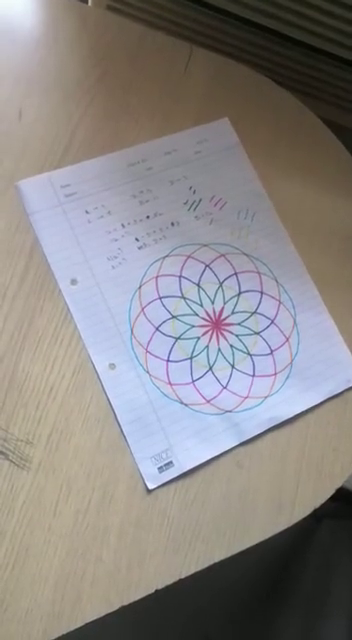
#> input picture frame 46 of Test Inputs/Test.avi, 352 x 640 px, given in place of the camera
$ python LiveFeed.py
#> lines starting #> are read from the running program, lines starting #| are printed output that depends on the picture; after the words box and inside, x2 and y2 are one past the last pixel; in counts of white or black regions, pixels touching at a corner belong together
### DocScanner.py
# ---------------------------------------------------------------------------- #
#                              Importing Packages                              #
# ---------------------------------------------------------------------------- #
from scipy.spatial import distance as dist
from matplotlib.patches import Polygon
import polygon_interacter as poly_i

import numpy as np
import matplotlib.pyplot as plt
import itertools
import math
import cv2
from pylsd.lsd import lsd

import argparse
import os

# ---------------------------------------------------------------------------- #
#                              Main Scanning Class                             #
# ---------------------------------------------------------------------------- #
class DocScanner(object):
    """An Image Scanner"""

    def __init__(self, interactive=False, MIN_QUAD_AREA_RATIO = 0.25, MAX_QUAD_ANGLE_RANGE = 40):
        """ Constructor. Can decide if the scanning has to be interactive or not
        Not Available in web app for now """
        self.interactive = interactive
        self.MIN_QUAD_AREA_RATIO = MIN_QUAD_AREA_RATIO
        self.MAX_QUAD_ANGLE_RANGE = MAX_QUAD_ANGLE_RANGE

    # [40 lines left out: functions filter_corners, angle_between_vectors_degrees, get_angle, angle_range, not called in this run]

    def get_corners(self, img):
        """ Return corners of the document from a Canny edged image as the input """
        lines = lsd(img)

        corners = []
        if lines is not None:
            # Separating out vertical and horizontal lines
            lines = lines.squeeze().astype(np.int32).tolist()
            horizontal_lines_canvas = np.zeros(img.shape, dtype=np.uint8)
            vertical_lines_canvas = np.zeros(img.shape, dtype=np.uint8)
            for line in lines:
                x1, y1, x2, y2, _ = line
                if abs(x2 - x1) > abs(y2 - y1):
                    (x1, y1), (x2, y2) = sorted(((x1, y1), (x2, y2)), key=lambda pt: pt[0])
                    cv2.line(horizontal_lines_canvas, (max(x1 - 5, 0), y1), (min(x2 + 5, img.shape[1] - 1), y2), 255, 2)
                else:
                    (x1, y1), (x2, y2) = sorted(((x1, y1), (x2, y2)), key=lambda pt: pt[1])
                    cv2.line(vertical_lines_canvas, (x1, max(y1 - 5, 0)), (x2, min(y2 + 5, img.shape[0] - 1)), 255, 2)

            lines = []

            # Finding the horizontal lines
            (contours, hierarchy) = cv2.findContours(horizontal_lines_canvas, cv2.RETR_EXTERNAL, cv2.CHAIN_APPROX_NONE)
            contours = sorted(contours, key=lambda c: cv2.arcLength(c, True), reverse=True)[:2]
            horizontal_lines_canvas = np.zeros(img.shape, dtype=np.uint8)
            for contour in contours:
                contour = contour.reshape((contour.shape[0], contour.shape[2]))
                min_x = np.amin(contour[:, 0], axis=0) + 2
                max_x = np.amax(contour[:, 0], axis=0) - 2
                left_y = int(np.average(contour[contour[:, 0] == min_x][:, 1]))
                right_y = int(np.average(contour[contour[:, 0] == max_x][:, 1]))
                lines.append((min_x, left_y, max_x, right_y))
                cv2.line(horizontal_lines_canvas, (min_x, left_y), (max_x, right_y), 1, 1)
                corners.append((min_x, left_y))
                corners.append((max_x, right_y))

            # Finding the vertical lines
            (contours, hierarchy) = cv2.findContours(vertical_lines_canvas, cv2.RETR_EXTERNAL, cv2.CHAIN_APPROX_NONE)
            contours = sorted(contours, key=lambda c: cv2.arcLength(c, True), reverse=True)[:2]
            vertical_lines_canvas = np.zeros(img.shape, dtype=np.uint8)
            for contour in contours:
                contour = contour.reshape((contour.shape[0], contour.shape[2]))
                min_y = np.amin(contour[:, 1], axis=0) + 2
                max_y = np.amax(contour[:, 1], axis=0) - 2
                top_x = int(np.average(contour[contour[:, 1] == min_y][:, 0]))
                bottom_x = int(np.average(contour[contour[:, 1] == max_y][:, 0]))
                lines.append((top_x, min_y, bottom_x, max_y))
                cv2.line(vertical_lines_canvas, (top_x, min_y), (bottom_x, max_y), 1, 1)
                corners.append((top_x, min_y))
                corners.append((bottom_x, max_y))

            # Finding final corners
            corners_y, corners_x = np.where(horizontal_lines_canvas + vertical_lines_canvas == 2)
            corners += zip(corners_x, corners_y)

        # Remove corners which are too close to each other
        corners = self.filter_corners(corners)
        return corners

    # [20 lines left out: functions is_valid_contour, order_points, not called in this run]

    def get_contour(self, rescaled_image):
        """ Returns a numpy array of shape (4, 2) containing the vertices of the four corners
        of the document in the image. """

        # Constants
        MORPH = 9; CANNY = 84; HOUGH = 25
        IM_HEIGHT, IM_WIDTH, _ = rescaled_image.shape

        # Converting the image to grayscale and blurring it
        gray = cv2.cvtColor(rescaled_image, cv2.COLOR_BGR2GRAY)
        gray = cv2.GaussianBlur(gray, (7,7), 0)

        # Dilating the image a bit.
        kernel = cv2.getStructuringElement(cv2.MORPH_RECT,(MORPH,MORPH))
        dilated = cv2.morphologyEx(gray, cv2.MORPH_CLOSE, kernel)

        # Finding edges using Canny Algorithm
        edged = cv2.Canny(dilated, 0, CANNY)
        test_corners = self.get_corners(edged)

        approx_contours = []
        if len(test_corners) >= 4:
            quads = []

            for quad in itertools.combinations(test_corners, 4):
                points = np.array(quad)
                points = self.order_points(points)
                points = np.array([[p] for p in points], dtype = "int32")
                quads.append(points)

            # Getting the top 5 contours by their area
            quads = sorted(quads, key=cv2.contourArea, reverse=True)[:5]
            quads = sorted(quads, key=self.angle_range)

            approx = quads[0]
            if self.is_valid_contour(approx, IM_WIDTH, IM_HEIGHT):
                approx_contours.append(approx)

            # [10 lines of commented-out code are left out]
        (cnts, hierarchy) = cv2.findContours(edged.copy(), cv2.RETR_EXTERNAL, cv2.CHAIN_APPROX_SIMPLE)
        cnts = sorted(cnts, key=cv2.contourArea, reverse=True)[:5]

        for c in cnts:
            approx = cv2.approxPolyDP(c, 80, True)
            if self.is_valid_contour(approx, IM_WIDTH, IM_HEIGHT):
                approx_contours.append(approx)
                break

        # If no valid contours found, use the whole image.
        if not approx_contours:
            TOP_RIGHT = (IM_WIDTH, 0)
            BOTTOM_RIGHT = (IM_WIDTH, IM_HEIGHT)
            BOTTOM_LEFT = (0, IM_HEIGHT)
            TOP_LEFT = (0, 0)
            screenCnt = np.array([[TOP_RIGHT], [BOTTOM_RIGHT], [BOTTOM_LEFT], [TOP_LEFT]])

        else:
            screenCnt = max(approx_contours, key=cv2.contourArea)

        return screenCnt.reshape(4, 2)

    # --------------------------- Experimental Feature --------------------------- #
    # [39 lines left out: functions interactive_get_contour, four_point_transform, not called in this run]

### LiveFeed.py
# ---------------------------- Importing Packages ---------------------------- #
from scipy.spatial import distance as dist
from matplotlib.patches import Polygon
import polygon_interacter as poly_i
from DocScanner import DocScanner

import numpy as np
import matplotlib.pyplot as plt
import itertools
import math
import cv2
from pylsd.lsd import lsd

import argparse
import os


# --------------------- Images Stacking Utility Function --------------------- #
# [30 lines left out: function stackImages, not called in this run]

# ------------------------- Main Running Of The Code ------------------------- #
# Setting a fixed resolution of the image
widthImg = 1200
heightImg = 675

cap = cv2.VideoCapture(1)
cap.set(10,150)

interactive = int(input('Do you want it to be interactive? (1/0): '))
#> the answer given: 1
docCap = DocScanner(interactive = interactive)

while True:
    success, img = cap.read()
#> img is the input picture: shape (640, 352, 3); mean B, G, R 132.7, 133.7, 137.4
    img = cv2.resize(img, (widthImg, heightImg))
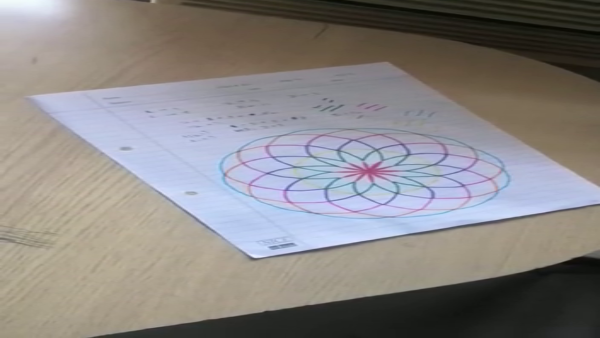
#> img: shape (675, 1200, 3) (shown at 1/2 size); mean B, G, R 132.6, 133.6, 137.3

    # Finding Contours
    screenCnt = docCap.get_contour(img)
#> in get_contour, `gray = cv2.cvtColor(rescaled_image, cv2.COLOR_BGR2GRAY)`:
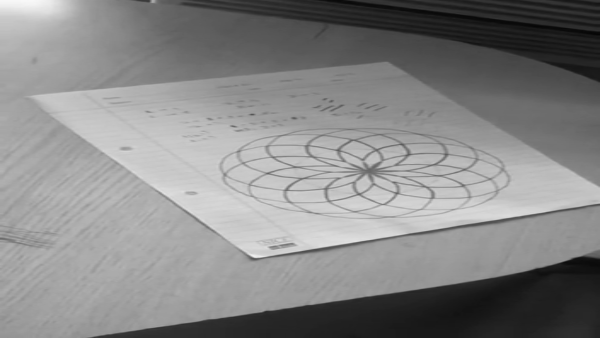
#> gray: shape (675, 1200) (shown at 1/2 size); min 4, max 249, mean 134.6
#> in get_contour, `dilated = cv2.morphologyEx(gray, cv2.MORPH_CLOSE, kernel)`:
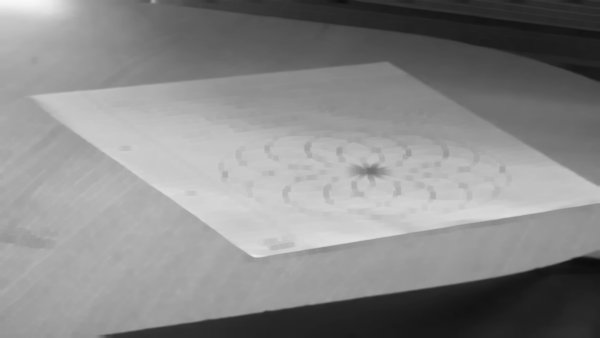
#> dilated: shape (675, 1200) (shown at 1/2 size); min 12, max 248, mean 136.6
#> in get_contour, `edged = cv2.Canny(dilated, 0, CANNY)`:
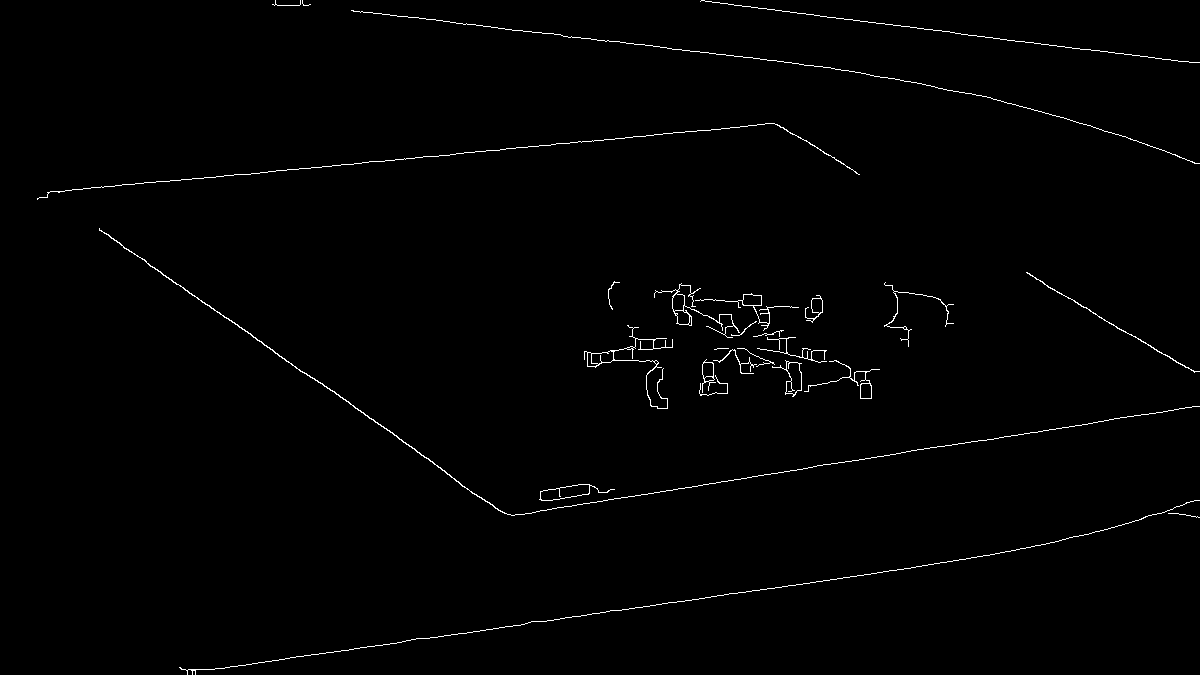
#> edged: shape (675, 1200); 0.93% white in thin lines or dots
#> (the run stopped early here; a loop or call above may not have finished)

$ run again, starting later in the video
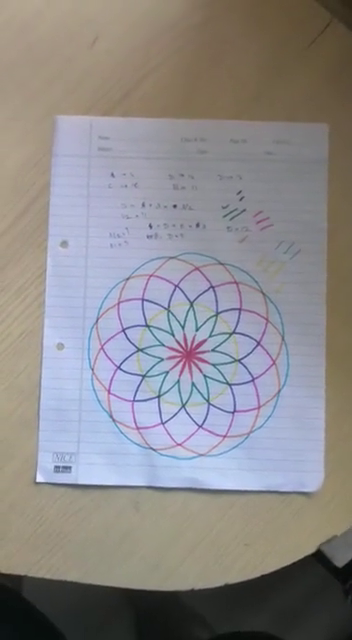
#> input picture frame 208 of Test Inputs/Test.avi, 352 x 640 px, given in place of the camera
#> img is the input picture: shape (640, 352, 3); mean B, G, R 138.6, 137.2, 139.7
#> img: shape (675, 1200, 3)
#> in get_contour, `dilated = cv2.morphologyEx(gray, cv2.MORPH_CLOSE, kernel)`:
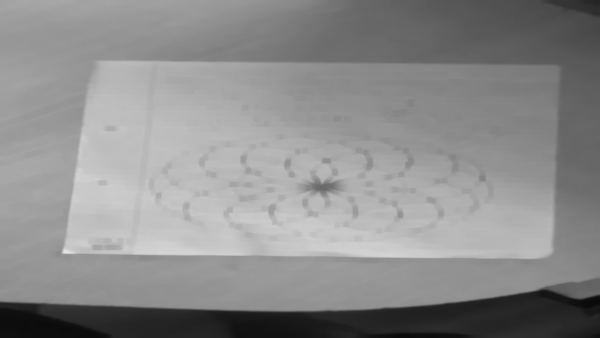
#> dilated: shape (675, 1200) (shown at 1/2 size); min 11, max 230, mean 140.1
#> in get_contour, `edged = cv2.Canny(dilated, 0, CANNY)`:
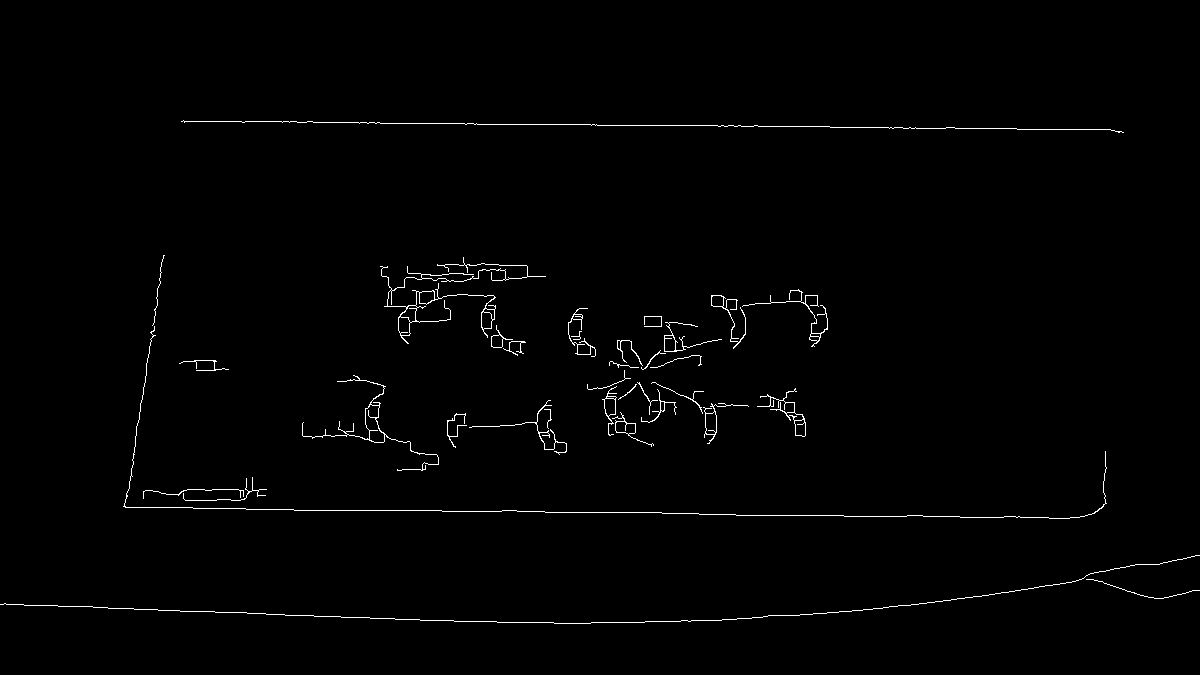
#> edged: shape (675, 1200); 0.99% white in thin lines or dots, all inside (x1, y1, x2, y2) = (0, 120, 1200, 624)

$ run again, starting later in the video
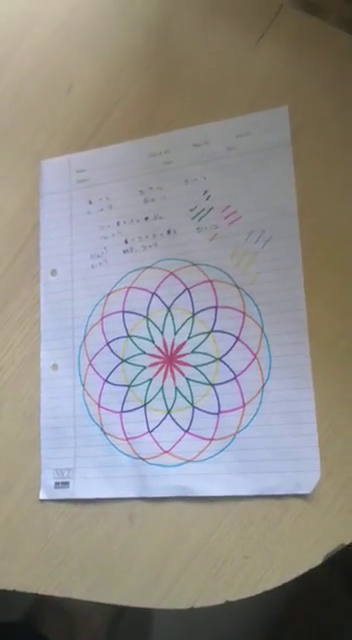
#> input picture frame 370 of Test Inputs/Test.avi, 352 x 640 px, given in place of the camera
#> img is the input picture: shape (640, 352, 3); mean B, G, R 138.7, 141.7, 144.7
#> img: shape (675, 1200, 3)
#> in get_contour, `dilated = cv2.morphologyEx(gray, cv2.MORPH_CLOSE, kernel)`:
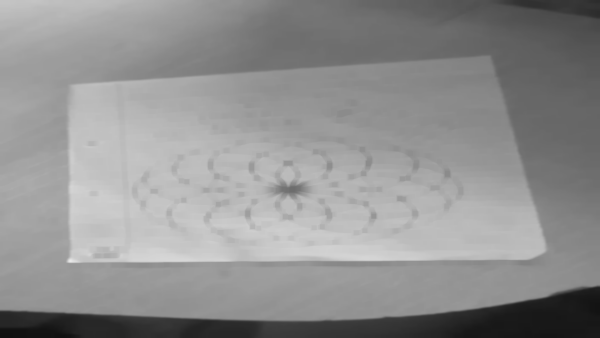
#> dilated: shape (675, 1200) (shown at 1/2 size); min 16, max 233, mean 144.1
#> in get_contour, `edged = cv2.Canny(dilated, 0, CANNY)`:
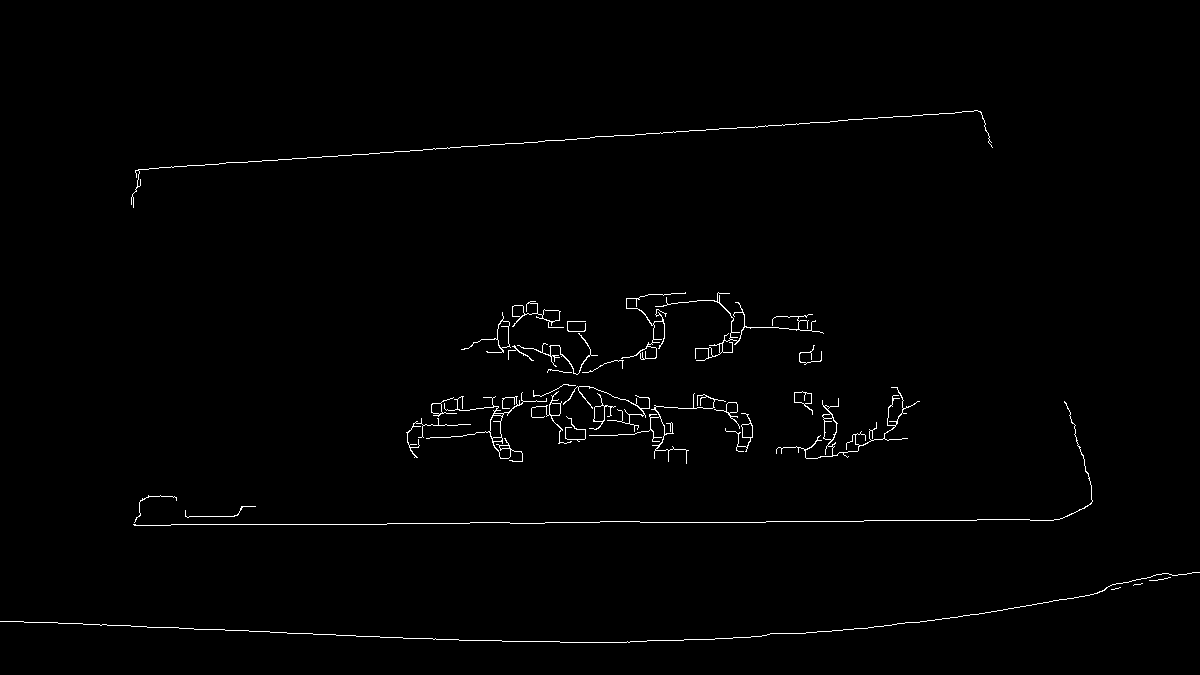
#> edged: shape (675, 1200); 0.99% white in thin lines or dots, all inside (x1, y1, x2, y2) = (0, 110, 1200, 643)
